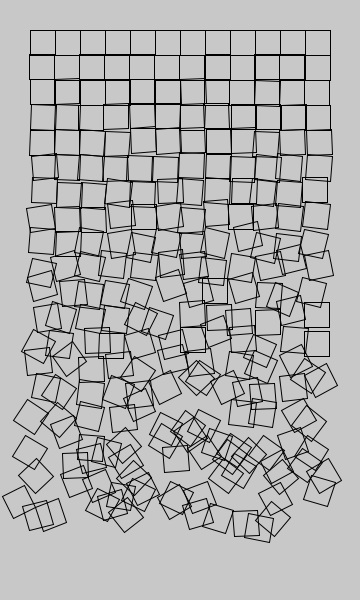
Frame 1 (no input)
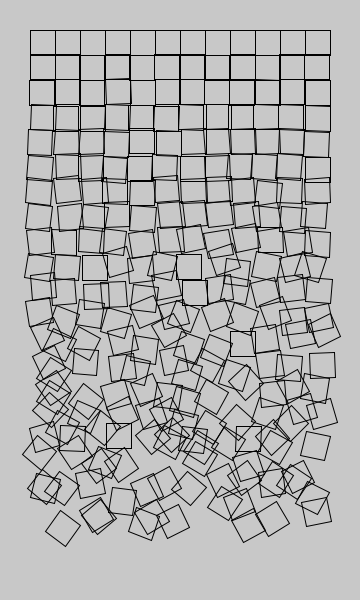
Frame 2 (the mouse pressed at the canvas centre, redrawn once)

The Processing sketch that drew these frames (run headless with seeded random() and noise(); the mouse was pressed at the canvas centre and the sketch redrawn once):

// Processing sketch: processing_108621
// ── processing_108621.pde

//Number of rows and columns, and margin are adjustable
int nRows = 20;
int nCols = 12;
int margin = 30;

float sqSize;

void setup() {
  size(360, 600);
  noLoop();
  noFill();
  //Square sizes depend on set margin, 
  //and number of columns and rows
  sqSize = min((width-(2*margin))/nCols, 
  (height-(2*margin))/nRows);
}


void draw() {
  background(200);
  for (int row=0; row<nRows; row++) {
    for (int col=0; col<nCols; col++) {
      //Draw squares in each row left to right
      float left = col*sqSize+margin;
      float top = row*sqSize+margin;

      //Make each square's disorder depend on its row
      float shiftX = random(-row, row)/2;
      float shiftY = random(-row, row)/2;
      float shiftAngle = random(-PI/2, PI/2)*(1.0*row*row/nRows/nRows);

      pushMatrix();
      translate(left+shiftX, top+shiftY);
      rotate(shiftAngle);
      rect(0, 0, sqSize, sqSize);
      popMatrix();
    }
  }
}
